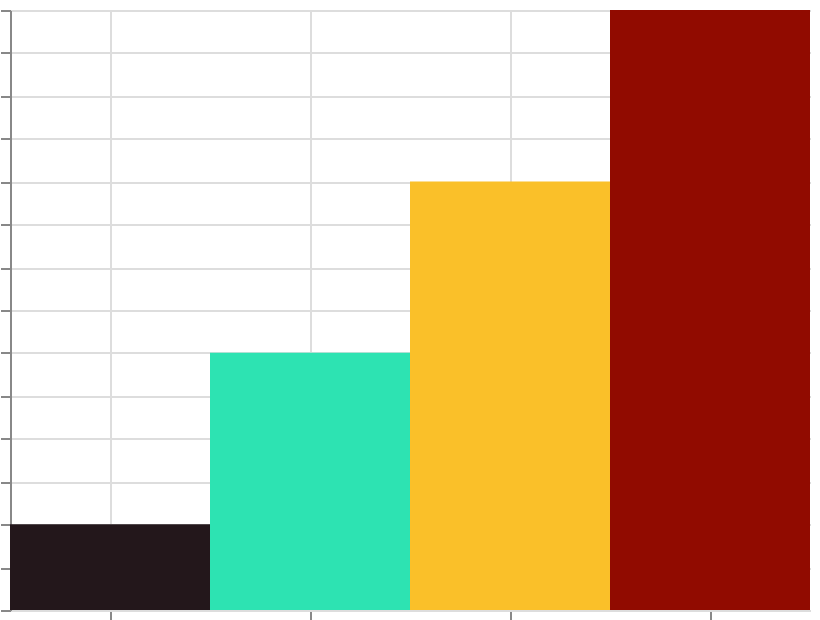

This figure's Vega-Lite source:
### Vega specification from a JSON file in a GitHub repository (floating-point values rounded to 4 significant figures)
{"$schema": "https://vega.github.io/schema/vega/v6.json", "width": 400, "height": 300, "padding": 5, "autosize": "none", "data": [{"name": "table", "values": [{"cat": "A", "val": 10}, {"cat": "B", "val": 30}, {"cat": "C", "val": 50}, {"cat": "D", "val": 70}]}], "scales": [{"name": "x", "type": "band", "domain": {"data": "table", "field": "cat", "sort": true}, "range": "width"}, {"name": "y", "type": "linear", "domain": {"data": "table", "field": "val"}, "range": [{"signal": "height"}, 0], "zero": true, "nice": true}, {"name": "color", "type": "sequential", "domain": {"data": "table", "field": "val"}, "scheme": "turbo"}], "marks": [{"type": "rect", "from": {"data": "table"}, "encode": {"update": {"x": {"scale": "x", "field": "cat"}, "width": {"scale": "x", "band": 1}, "y": {"scale": "y", "field": "val"}, "y2": {"scale": "y", "value": 0}, "fill": {"scale": "color", "field": "val"}}}}], "axes": [{"scale": "x", "orient": "bottom", "grid": true, "labels": false}, {"scale": "y", "orient": "left", "grid": true, "labels": false}], "legends": [{"fill": "color"}]}
